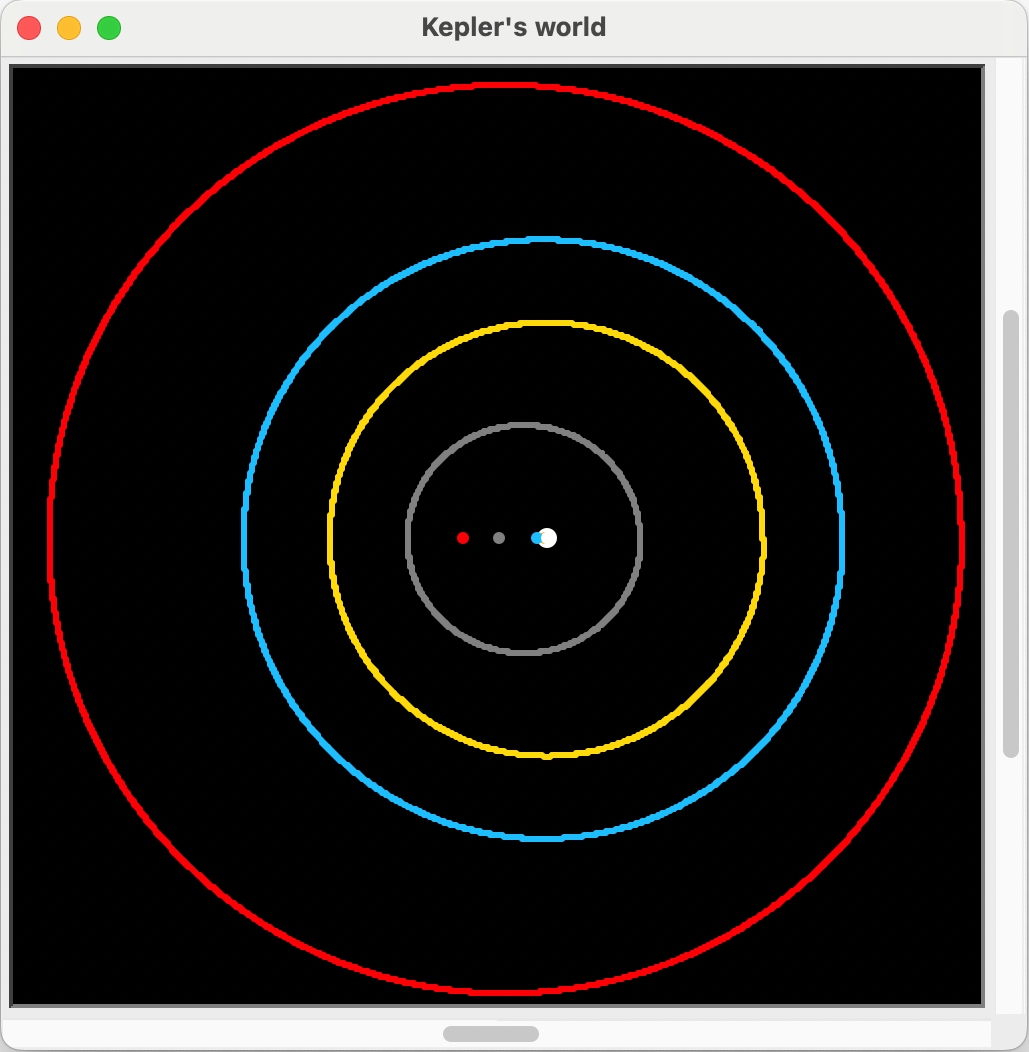

Recreate this plot in Python.
"""
A simple simulation of movements of planets around the Sun.
It uses a discrete approximation of the real-world continuing effect
of the Newton's law of gravity (F=GMm/rr) on the moving planet.

The calculations are done for actual planets,
and the results are later scaled down to be displayed in turtle graphics.

The simulation tests if the resulting orbits and planets' movements
obey the Kepler laws.

This provides an example of local effects (of the law of gravity),
having a global effect (of elliptical orbits with details specified by Kepler).

The simulation shows planets' orbits to scale, 
but disregards some details not relevant to Kepler's laws.
Namely, in this simulation (unlike in reality):
* the orbits of all planets are in the same plane, and
* the foci of elliptical orbits of all planets are on the same straight line.
"""

# TO DO:
# innerPlanets()
# planets() - all
# experiment1() - planets with masses m, 2m, 3m and the same perihelion.
# experiment2() - plenets with the same perihelion and max speed v, 2v, 3v
# ...
# planets wiht the same orbtital period and diffenrent perihelions

#==================================================================================
from turtle import getscreen, Turtle
from math import sqrt, pi, sin, cos

#==================================================================================
# ASTRONOMICAL DATA FROM OBSERVATIONS AND CALCULATIONS 

# Astronomical data in kilograms, meters, seconds.
# From Wikipedia.

#---------------------------------------------------------------------------------

G = 6.67430e-11 # m^3 / (kg * s^2). Gravitational constant
DAY = 24*60*60  #s (actual day is 86400.002 s because of a slowing rotation)
KM = 1_000 # m
SEC = 1 # s 

#---------------------------------------------------------------------------------

def bcsFromAPm(A,P,m):
    """A - aphelion in m, P - perihelion in m, m - mass in kg."""
    a = (A + P) / 2 # semi-major axis in m.
    b = sqrt(A * P) # semi-minor axis in m.
    c = (A - P) / 2 # linear eccentricity = center-to-focus distance, in m.
    mu = G * (M_S + m) # gravitational parameter (with respect to the Sun)
    sMax = sqrt(mu * (2/P - 1/a)) # speed at perihelion - max speed
    sMin = sqrt(mu * (2/A - 1/a)) # speed at aphelion - min speed
    # e = c / a; # eccentricity.
    # T = sqrt(4 * pi * pi * a * a * a / mu) # orbital period.
    return b, c, sMax, sMin
    
#print(bcsFromAPm(A_Me, P_Me, m_Me))
#print(bcsFromAPm(A_V,  P_V,  m_V ))
#print(bcsFromAPm(A_E,  P_E,  m_E ))
#print(bcsFromAPm(A_Ma, P_Ma, m_Ma))

#---------------------------------------------------------------------------------
# Sun

# white
M_S = 1.98847e30 # Mass in kg.
R_S = 696_000*KM # Radius in m.
MU  = G*M_S      # Gravitational parameter with respect to the Sun

#---------------------------------------------------------------------------------
# Mercury

##Mercury = {}
##
##Mercury[m] = 3.3011e23,    # Mass in kg.
##Mercury[A] = 69_820_000*KM # Aphelion distance in m.
##Mercury[P] = 46_000_000*KM # Perihlion in m.
##Mercury[a] = 57_910_000*KM # Semi-major axis in m.
##Mercury[e] = 0.205630      # Eccentricity.
##Mercury[s] = 47.36*KM/SEC  # Average orbital speed in m/s.
##Mercury[T] = 87.9691*DAY   # Sidereal orbital period in s.
##
##bcs = bcsFromAPmNEW(Mercury)

# grey
m_Me = 3.3011e23     # Mass in kg.
A_Me = 69_820_000*KM # Aphelion distance in m.
P_Me = 46_000_000*KM # Perihlion in m.
a_Me = 57_910_000*KM # Semi-major axis in m.
e_Me = 0.205630      # Eccentricity.
s_Me = 47.36*KM/SEC  # Average orbital speed in m/s.
T_Me = 87.9691*DAY   # Sidereal orbital period in s.

bcs = bcsFromAPm(A_Me, P_Me, m_Me)

b_Me    = bcs[0]     # Semi-minor axis in m.
c_Me    = bcs[1]     # Linear eccentricity = center-to-focus distance, in m.
sMax_Me = bcs[2]     # Max speed (at the prihelion) in m/s.
sMin_Me = bcs[3]     # Min speed (at the aphelion) in m/s.

#---------------------------------------------------------------------------------
# Venus

# yellow/white
m_V = 4.8675e24      # Mass in kg.
A_V = 108_940_000*KM # Aphelion distance in m.
P_V = 107_480_000*KM # Perihlion in m.
a_V = 108_210_000*KM # Semi-major axis in m.
e_V = 0.006772       # Eccentricity.
s_V = 35.02*KM/SEC   # Average orbital speed in m/s.
T_V = 224.701*DAY    # Sidereal orbital period in s.

bcs = bcsFromAPm(A_V, P_V, m_V)

b_V    = bcs[0]      # Semi-minor axis in m.
c_V    = bcs[1]      # Linear eccentricity = center-to-focus distance, in m.
sMax_V = bcs[2]      # Max speed (at the prihelion) in m/s.
sMin_V = bcs[3]      # Min speed (at the aphelion) in m/s.

#---------------------------------------------------------------------------------
# Earth

# blue
m_E = 5.972168e24        # Mass in kg.
A_E = 152_097_597*KM     # Aphelion distance in m.
P_E = 147_098_450*KM     # Perihlion in m.
a_E = 149_598_023*KM     # Semi-major axis in m.
e_E = 0.0167086          # Eccentricity
S_E = 29.7827*KM/SEC     # Average orbital speed in m/s.
T_E = 365.2563630040*DAY # Sidereal orbital period in s. 

bcs = bcsFromAPm(A_E, P_E, m_E)

b_E    = bcs[0]          # Semi-minor axis in m.
c_E    = bcs[1]          # Linear eccentricity = center-to-focus distance, in m.
sMax_E = bcs[2]          # Max speed (at the prihelion) in m/s.
sMin_E = bcs[3]          # Min speed (at the aphelion) in m/s.

#---------------------------------------------------------------------------------
# Mars

# red
m_Ma = 6.4171e23      # Mass in kg.
A_Ma = 249_261_000*KM # Aphelion distance in m.
P_Ma = 206_650_000*KM # Perihlion in m.
a_Ma = 227_939_366*KM # Semi-major axis in m.
e_Ma = 0.0934         # Eccentricity.
s_Ma = 24.07*KM/SEC   # Average orbital speed in m/s.
T_Ma = 686.980*DAY    # Sidereal orbital period in s.

bcs = bcsFromAPm(A_Ma, P_Ma, m_Ma)

b_Ma    = bcs[0]      # Semi-minor axis in m.
c_Ma    = bcs[1]      # Linear eccentricity = center-to-focus distance, in m.
sMax_Ma = bcs[2]      # Max speed (at the prihelion) in m/s.
sMin_Ma = bcs[3]      # Min speed (at the aphelion) in m/s.

#---------------------------------------------------------------------------------
# Jupiter

# requires a bigger scaling constant in simulations!

# yellow
m_J = 1.8982e27      # Mass in kg.
A_J = 816_363_000*KM # Aphelion distance in m.
P_J = 740_595_000*KM # Perihlion in m.
a_J = 778_479_000*KM # Semi-major axis in m.
e_J = 0.0489         # Eccentricity.
s_J = 13.07*KM/SEC   # Average orbital speed in m/s.
T_J = 4332.59*DAY    # Sidereal orbital period in s.

bcs = bcsFromAPm(A_J, P_J, m_J)

b_J    = bcs[0]    # Semi-minor axis in m.
c_J    = bcs[1]    # Linear eccentricity = center-to-focus distance, in m.
sMax_J = bcs[2]    # Max speed (at the prihelion) in m/s.
sMin_J = bcs[3]    # Min speed (at the aphelion) in m/s.

#---------------------------------------------------------------------------------
# Saturn

# requires a bigger scaling constant in simulations!

# yellow
m_S = 5.6834e26        # Mass in kg.
A_S = 1_514_500_000*KM # Aphelion distance in m.
P_S = 1_352_550_000*KM # Perihlion in m.
a_S = 1_433_530_000*KM # Semi-major axis in m.
e_S = 0.0565           # Eccentricity.
s_S = 9.68*KM/SEC      # Average orbital speed in m/s.
T_S = 10755.70*DAY     # Sidereal orbital period in s. 


bcs = bcsFromAPm(A_S, P_S, m_S)

b_S    = bcs[0]    # Semi-minor axis in m.
c_S    = bcs[1]    # Linear eccentricity = center-to-focus distance, in m.
sMax_S = bcs[2]    # Max speed (at the prihelion) in m/s.
sMin_S = bcs[3]    # Min speed (at the aphelion) in m/s.

#---------------------------------------------------------------------------------
# Uranus

# requires a bigger scaling constant in simulations!

# white
m_U = 8.6810e25        # Mass in kg.
A_U = 3_006_390_000*KM # Aphelion distance in m.
P_U = 2_735_560_000*KM # Perihlion in m.
a_U = 2_870_972_000*KM # Semi-major axis in m.
e_U = 0.04717          # Eccentricity.
s_U = 6.80*KM/SEC      # Average orbital speed in m/s.
T_U = 30,688.5*DAY     # Sidereal orbital period in s.

bcs = bcsFromAPm(A_U, P_U, m_U)

b_U    = bcs[0]        # Semi-minor axis in m.
c_U    = bcs[1]        # Linear eccentricity = center-to-focus distance, in m.
sMax_U = bcs[2]        # Max speed (at the prihelion) in m/s.
sMin_U = bcs[3]        # Min speed (at the aphelion) in m/s.

#---------------------------------------------------------------------------------
# Neptune

# requires a bigger scaling constant in simulations!

# blue
m_N = 1.02409e26       # Mass in kg.
A_N = 4_540_000_000*KM # Aphelion distance in m.
P_N = 4_460_000_000*KM # Perihlion in m.
a_N = 4_500_000_000*KM # Semi-major axis in m.
e_N = 0.008678         # Eccentricity.
s_N = 5.43*KM/SEC      # Average orbital speed in m/s.
T_N = 60195*DAY        # Sidereal orbital period in s.

bcs = bcsFromAPm(A_N, P_N, m_N)

b_N    = bcs[0]    # Semi-minor axis in m.
c_N    = bcs[1]    # Linear eccentricity = center-to-focus distance, in m.
sMax_N = bcs[2]    # Max speed (at the prihelion) in m/s.
sMin_N = bcs[3]    # Min speed (at the aphelion) in m/s.

#=================================================================================
# SIMULATION PARAMETERS

# A scaling factor suitable for showing orbits of the 4 inner planets
# and made-up planets 0.7 - 1.3
# Outer planets require a factor 10 times bigger.
SCALING = 1000_000_000 # Real distances in meters will be divided by this
                     # before being given to the turtle.

# Position, velocity, acceleration will be updated every TIME_STEP.
TIME_STEP = 1000 # seconds
# Suitable for inner plenets. Outer planets can use a step 10 times bigger.
# the bigger the time step, the faster the turtle moves.
        
#=================================================================================
# PLANETS

class Planet(object):

    def __init__(self, name, mass, perihelionDistance, maxSpeed, timeStep,
                 color="green"):
        """mass in kg,
           perihelionDistance in m.
           maxSpeed in m/s,
           simulation timeStep in s.
           Assumes that the Sun is at (0,0).
           Puts the planet/self at (perihelionDistance, 0)
           giving it velocity (0, maxSpeed).
        """
        self._mass = mass
        self._x = perihelionDistance
        self._y = 0
        self._r2 = self._x*self._x + self._y*self._y # radius squared
                   # we store radius squared 
        self._r = sqrt(self._r2) # radius = distance from Sun's center.
        self._vx = 0 # horizontal speed in m/SEC 
        self._vy = maxSpeed # vertical speed in m/s
        self._ax = -MU*self._x/(self._r2*self._r) # horizontal acceleration m/s^2
        self._ay = -MU*self._y/(self._r2*self._r) # vertical acceleration m/s^2
        self._timeStep = timeStep
        self._name = name
        self._color = color

    def move(self, timeStep=None):
        """Updates position, velocity, acceleration, radius
           to those after timeStep.
           If timeStep is None, uses the default value
           with which the Planet object was created.
        """
        if timeStep is None: timeStep = self._timeStep
        self._x += self._vx * timeStep
        self._y += self._vy * timeStep
        self._r2 = self._x*self._x + self._y*self._y
        self._r = sqrt(self._r2)
        self._vx += self._ax * timeStep
        self._vy += self._ay * timeStep
        self._ax = -MU*self._x/(self._r2*self._r) # horizontal acceleration m/s^2
        self._ay = -MU*self._y/(self._r2*self._r) # vertical acceleration m/s^2

    def position(self, scaleDownFactor=1):
        return (self._x/scaleDownFactor, self._y/scaleDownFactor)

    def velocity(self):
        return (self._vx, self._vy)

    def acceleration(self):
        return (self._ax, self._ay)

    def mass(self):
        return self._mass

    def radius(self):
        return self._r

    def radiusSquared(self):
        return self._r2

    def timeStep(self):
        return self._timeStep

    def name(self):
        return(self._name)

    def color(self):
        return(self._color)

    def setColor(self, color: str):
        self._color = color

    def timeStep(self):
        return self._timeStep

    def setTimeStep(self, timeStep):
        self._timeStep = timeStep

#---------------------------------------------------------------------------------
# Planets - global constants.

# The Sun is at (0,0)
# The starting position for a planet is (perihilionDistance, 0)
# The starting velocity is (0, sMax),

# Inner planets - rocky:
MERCURY = Planet("Mercury", m_Me, P_Me, sMax_Me, TIME_STEP, "grey"       )
VENUS   = Planet("Venus"  , m_V,  P_V,  sMax_V,  TIME_STEP, "gold"       )
EARTH   = Planet("Earth"  , m_E,  P_E,  sMax_E,  TIME_STEP, "DeepSkyBlue")
MARS    = Planet("Mars"   , m_Ma, P_Ma, sMax_Ma, TIME_STEP, "red"        )
# Outer planets - gas giants:
JUPITER = Planet("Jupiter", m_J,  P_J,  sMax_J,  TIME_STEP, "yellow"     )
SATURN  = Planet("Saturn" , m_S,  P_S,  sMax_S,  TIME_STEP, "orange"     )
URANUS  = Planet("Uranus" , m_U,  P_U,  sMax_U,  TIME_STEP, "orange"     )
NEPTUNE = Planet("Neptune", m_N,  P_N,  sMax_N,  TIME_STEP, "blue"       )

S10 = sqrt(G*(M_S+m_E)/P_E)
# the speed of a made-up planet with the same mass and perihelion as Earth,
# but with a circular orbit.

# Made-up planets, for computational experiments (default pencolor=green)
PLANET07 = Planet("Planet 0.7", m_E, P_E, 0.7*S10, TIME_STEP) 
PLANET08 = Planet("Planet 0.8", m_E, P_E, 0.8*S10, TIME_STEP)
PLANET09 = Planet("Planet 0.9", m_E, P_E, 0.9*S10, TIME_STEP)
PLANET10 = Planet("Planet 1.0", m_E, P_E,     S10, TIME_STEP)
PLANET11 = Planet("Planet 1.1", m_E, P_E, 1.1*S10, TIME_STEP)
PLANET12 = Planet("Planet 1.2", m_E, P_E, 1.2*S10, TIME_STEP)
PLANET13 = Planet("Planet 1.3", m_E, P_E, 1.3*S10, TIME_STEP)

# Note.
# Inner planets and made up planets above are close to the Sun
# and outer ones are at vast distances.
# It is not practical to show them all on the same canvas.
# Either show the inner planets together with made up planets
# or the outer planets.

#=================================================================================
# AUXILIARY FUNCTIONS

def sky(skyColor="black", showSun=True):
    """Create black canvas with the white Sun at (0,0).
       The Sun size is not to scale; it is shown much bigger."
    """
    screen = getscreen()
    screen.clear() # remove turtle image
    screen.screensize(1000,1000)
    screen.title("Kepler's world")
    screen.bgcolor(skyColor)
    t = Turtle(visible=False)
    if showSun:
        t.dot(10, "white") # SUN at (0,0) and is white.
        print("The Sun is not to scale; it is shown much bigger.")
    del t

#sky()

#---------------------------------------------------------------------------------
   
def drawEllipse(semiMajorAxis, semiMinorAxis, leftShift=0,
                color="white", focusColor="white"):
    """Draws an ellipse centered at (-leftShift,0) and shows the foci;
       the foci are on the x-axis.
       For an ellipse centered at (0,0) use leftShift=0.
       For an ellipse with the right focus at (0,0), use leftShift = c,
       where c is the linear eccentricity i.e. center-to-focus distance:
       c = sqrt(semiMajorAxis*semiMajorAxis - semiMinorAxis*semiMinorAxis)
       Note: make sure to create canvas before this function is called.
       Note: the parameters are in turtle canvas units, not in meters.
    """
    if semiMajorAxis < semiMinorAxis:
        raise ValueError(
            "semi-major axis cannot be smaller than semi-minor axis.")
    t = Turtle(visible=False)
    t.speed("fastest")
    t.pendown()
    t.pensize(1)
    t.pencolor(color)
    c = sqrt(semiMajorAxis*semiMajorAxis - semiMinorAxis*semiMinorAxis)
    # c is the linear eccentricity, i.e. center-to-focus distance.
    t.teleport(c-leftShift,0) # left focus
    t.dot(6, focusColor) 
    t.teleport(-c-leftShift,0) # right focus
    t.dot(6, focusColor) 
    t.teleport(semiMajorAxis-leftShift,0) # left vertex of the ellipse
    for i in range(100+1):
        angle = 2*pi*(i/100)
        x = semiMajorAxis*cos(angle)
        y = semiMinorAxis*sin(angle)
        t.goto(x-leftShift,y)

#sky(showSun=False) # run/uncomment this before running drawEllipse
#drawEllipse(200,100, 0, "pink")
     
#---------------------------------------------------------------------------------

def simulate(planet: Planet, scaleDownFactor=SCALING):
    # Just draws the orbit, does not test Kepler's laws.
    # This function is not used by the top level functions in the program.
    # It is given here as a stepping stone to understand simulateAndTest below.
    """Precondition: planet position (x,y) must have x>0, y=0,
                     and velocity (vx,vy) must have vx=0, vy>0.
       So, the planet must be in the right vertex of its elliptical orbit.
       This function calculates the orbit resulting from the continuing local
       effect of the Newton's law of gravity, assuming the Sun is at (0,0).
       Every step in the simulation is done for the actual planet
       (such as Mars, with its actual mass, perihelion and actual max speed)
       and only later it is scaled down to be displayed in turtle graphics.
       Note: make sure to create canvas before this function is called.
    """
    # Prepare turtle.
    t = Turtle(visible=False)
    t.speed("fastest")
    t.pendown()
    t.pensize(3)
    t.pencolor(planet.color())
    t.teleport(*planet.position(scaleDownFactor))

    # The planet starts from its perihelion.
    
    # Upper half of the orbit:
    done = False
    while True: 
        for j in range(100): # update turtle every 100 moves
            planet.move()
            if planet.position()[1]<0: # if y<0
                done = True
                break
        t.goto(*planet.position(scaleDownFactor))
        if done: break

    # The planet is now at its aphelion.

    # Lower half of the orbit:
    done = False
    while True: 
        for j in range(100): # update turtle every 100 moves
            planet.move()
            if planet.position()[1]>=0: # if y>=0
                done = True
                break
        t.goto(*planet.position(scaleDownFactor))
        if done: break

    # The planet is back at the perihelion.

#sky() # run/uncomment this before running simulate!
#simulate(PLANET12)

#-----------------------------------------------------------------------------

def simulateAndTest(planet: Planet, scaleDownFactor=SCALING):
    """Precondition: planet position (x,y) must have x>0, y=0,
                     and velocity (vx,vy) must have vx=0, vy>0.
       So, the planet must be in the right vertex of its elliptical orbit.
       This function calculates the orbit resulting from the continuing local
       effect of the Newton's law of gravity, assuming the Sun is at (0,0).
       Every step in the simulation is done for the actual planet
       (such as Mars, with its actual mass, perihelion and actual max speed)
       and only later it is scaled down to be displayed in turtle graphics.
       Tests Kepler's laws ...
       Returns the orbital period in seconds, ...
       Note: make sure to create canvas before this function is called.
    """
    # Prepare turtle
    t = Turtle(visible=False)
    t.speed("fastest")
    t.pendown()
    t.pensize(3)
    t.pencolor(planet.color())
    t.teleport(*planet.position(scaleDownFactor))

    # Concerning Kepler's 1st law
    x,y = planet.position() # perihelion,
                            # the right vertex of the elliptical orbit 
    maxX = x # perihelion distance from the Sun (Sun is at (0,0))
    minXsoFar = maxX            
    maxYsoFar = y
    # These will be used to find the semi-major axis and semi-minor axis.

    # Concerning Kepler's 2nd law
    vx,vy = planet.velocity()
    area0 = x*vy-y*vx # The determinant of the matrix of column vectors r,v =
                      # = area of the parallelogram spanned by vectors r,v =
                      # = twice the area of a triangle spanned by vectors r,v.
                      # = vector cross product  r x v.
                      # Notice that angular momentum is  r x mv.
    minAreaSoFar = area0
    maxAreaSoFar = area0
    # If the difference between minArea and maxArea is small,
    # Kepler's 3rd law will be confirmed.

    # Concerning Kepler's 3rd law
    TsoFar = 0 # sidereal orbital period in seconds.

    # The planet starts from its perihelion.

    # Upper half of the orbit:
    done = False 
    while True: 
        for j in range(100): # update turtle every 100 moves
            planet.move()
            TsoFar += planet.timeStep() # update T
            x, y = planet.position() # update minX, maxY
            if x < minXsoFar: minXsoFar = x 
            if y > maxYsoFar: maxYsoFar = y
            vx, vy = planet.velocity() # update minArea, maxArea
            area = x*vy-y*vx
            if area < minAreaSoFar: minAreaSoFar = area 
            if area > maxAreaSoFar: maxAreaSoFar = area
            if y < 0:
                done = True
                break
        t.goto(*planet.position(scaleDownFactor))
        if done: break

    # The planet is now at its aphelion.

    area1= area

    # Lower half of the orbit:
    done = False 
    while True: 
        for j in range(100): # update turtle every 100 moves
            planet.move()
            TsoFar += planet.timeStep() # update T
            x,y = planet.position()
            vx,vy = planet.velocity() # update minArea, maxArea
            area = x*vy-y*vx
            if area < minAreaSoFar: minAreaSoFar = area 
            if area > maxAreaSoFar: maxAreaSoFar = area
            if y >= 0:
                done = True
                break
        t.goto(*planet.position(scaleDownFactor))
        if done: break

        area2 = area

    # The planet is back at the perihelion.

    # Concerning Kepler's 1st law:
    minX = minXsoFar 
    maxY = maxYsoFar
    a = (maxX - minX)/2 # semi-major axis - from the simulation
    b = maxY # semi-minor axis - from the simulation
    # Notice that maxX is the distance from (0,0) to the perihelion.
    orbitCenter = maxX - a
    c = sqrt(a*a - b*b) # linear eccentricity = center to focus distance.
    t.teleport((orbitCenter + c)/scaleDownFactor,0) # draw right focus
    t.dot(6, planet.color())
    t.teleport((orbitCenter - c)/scaleDownFactor,0) # draw left focus
    t.dot(6, planet.color()) 

    # Concerning Kepler's 2nd law: 
    minArea = minAreaSoFar
    maxArea = maxAreaSoFar
    kepler2discrepancy = (maxArea - minArea) / area0
    kepler2discrepancyPercent = round(kepler2discrepancy*100, 2)
    print(kepler2discrepancyPercent, "%")
    avgArea = (minArea + maxArea)/2

    #print()
    #print("Area:")
    #print(minArea)
    #print(area0, 0) # starting area (perihelion) Why is minArea=area0 ?
    #print(area1, 1) # aphelion
    #print(area2, 2) # ending area (perihelion)
    #print(avgArea)
    #print(maxArea)
    #print("====")

    # Concerning Kepler's 3rd law:
    T = TsoFar # sidereal orbital period - from the simulation.
    # T^2 / a^2 = 4*pi^2 / G(M+m) - does the simulation support this?
    #print("Kepler3:")
    lhs = T*T/(a*a*a)
    #print(lhs)
    rhs = 4*pi*pi / (G*(M_S+planet._mass))
    #print(rhs)    
    #print(abs((lhs-rhs)/rhs))
    #print(round(abs((lhs-rhs)/rhs)*100,2), "%")
    
    return a,b,kepler2discrepancyPercent,T

#sky() # run/uncomment this before running simulateAndTest!    
#simulateAndTest(PLANET12)
#simulate(PLANET11)
#simulate(PLANET10)
#simulate(PLANET09)
#simulate(PLANET08)
#simulate(PLANET07)

#=================================================================================
# FUNCTIONS CALLED BY main

# Under construction
def simmulationSummary(planet: Planet):
    print("\n")
    print(planet.name(), "orbital period in days:")
    T = T_Me
    print(round(T/DAY,2), "- actual")
    drawEllipse(a_Me/scaleDownFactor, b_Me/scaleDownFactor, c_Me/scaleDownFactor)
    TS = simulateAndTest(MERCURY)[3]
    print(round(abs(TS-T)*100/T, 2), "% error")

def innerPlanets(scaleDownFactor=SCALING):
    """A computer simulation of orbits of 4 inner planets, resulting from the
       continuing local effect of the Newton's law of gravity.
       Tests if the simulated planets obey (global) Kepler's laws 1 and 3.
       Every step in the simulation is done for the actual planet
       (such as Mars, with its actual mass, perihelion and actual max speed)
       and only later it is scaled down to be displayed in turtle graphics.
       This function creates its own canvas-sky with the Sun,
       and draws an ellipse of the actual orbit with the foci,
       before starting the simulation.
       Besides displaying turtle graphics, it produces output.
    """
    print("""
The orbits displayed in turtle graphics are to scale.
and planets move counter-clockwise as seen from the north pole.
The orientation of the major axes of orbits is not modeled here:
all ellipses are shown with the major axis on the x-axis
and the sun in the right focus.
         """)

    sky()
    
    print("\nTesting Kepler's 1st and 3rd laws")  

    print("\nMercury orbital period in days:")
    T = T_Me
    print(round(T/DAY,2), "- actual")
    drawEllipse(a_Me/scaleDownFactor, b_Me/scaleDownFactor, c_Me/scaleDownFactor)
    TS = simulateAndTest(MERCURY)[3]
    print(round(abs(TS-T)*100/T, 2), "% error")

    print("\nVenus - orbital period in days:")
    T = T_V
    print(round(T/DAY,2), "- actual")
    drawEllipse(a_V/scaleDownFactor, b_V/scaleDownFactor, c_V/scaleDownFactor)
    TS = simulateAndTest(VENUS)[3]
    print(round(abs(TS-T)*100/T, 2), "% error")

    print("\nEarth - orbital period in days:")
    T = T_E
    print(round(T/DAY,2), "- actual")
    drawEllipse(a_E/scaleDownFactor, b_E/scaleDownFactor, c_E/scaleDownFactor)
    TS = simulateAndTest(EARTH)[3]
    print(round(abs(TS-T)*100/T, 2), "% error")

    print("\nMars - orbital period in days:")
    T = T_Ma
    print(round(T/DAY,2), "- actual")
    drawEllipse(a_Ma/scaleDownFactor, b_Ma/scaleDownFactor, c_Ma/scaleDownFactor)
    TS = simulateAndTest(MARS)[3]
    print(round(abs(TS-T)*100/T, 2), "% error")

#innerPlanets() # uncomment this to simulate the inner planets.

#-------
#Output:

# The orbits are to scale.
# and planets move counter-clockwise as seen from the north pole.
# The orientation of the major axes of orbits is not modeled here:
# all ellipses are shown with the major axis on the x-axis
# and the Sun in the right focus.
# The Sun is not to scale; shown much bigger.
# 
# Testing Kepler's 1st and 3rd laws
# 
# Mercury orbital period in days:
# 87.97 - actual
# 88.77 - from the simulation.
# 0.91 % error
# 
# Venus - orbital period in days:
# 224.7 - actual
# 225.46 - from the simulation.
# 0.34 % error
# 
# Earth - orbital period in days:
# 365.26 - actual
# 365.97 - from the simulation.
# 0.2 % error
# 
# Mars - orbital period in days:
# 686.98 - actual
# 687.85 - from the simulation.
# 0.13 % error
   
#---------------------------------------------------------------------------------

def testKepler(planet, scaleDownFactor=SCALING):
    """Precondition: planet position (x,y) must have x>0, y=0,
                    and velocity (vx,vy) must have vx=0, vy>0.
       So, the planet must be in the right vertex of its elliptical orbit.A computer simulation of the orbit of the planet, resulting from the
       continuing local effect of the Newton's law of gravity.
       Tests if the simulated planet obey (global) Kepler's laws 1 and 3.
       Every step in the simulation is done for the actual planet
       (such as Mars, with its actual mass, perihelion and actual max speed)
       and only later it is scaled down to be displayed in turtle graphics.
       This function creates its own canvas-sky with the Sun,
       and draws the predicted ellipse of the orbit with the foci,
       before starting simulation.
       It produces output, besides displaying turtle graphics.
    """
    print("The orbit displayed in turtle graphics is to scale.")
    sky()
    print("\nTesting Kepler's 1st and 3rd laws")
    m = planet.mass()  # mass
    vmax = planet.velocity()[1] # maximal speed (at Perihelion)
    P = planet.position()[0]  # Perihelion distance (shortest distance from Sun)
    mu = G*(M_S+m) # gravitational parameter
    a = P*mu / (2*mu-P*vmax*vmax) # semi-major axis:
    c = a - P # the linear eccentricity, i.e. center-to-focus distance
    A = a + c # Aphelion distance (biggest distance from the Sun)
    b = sqrt(A*P)  # semi-minor axis
    T = sqrt(4*pi*pi*a*a*a / mu) # orbital period in s
    print("Planet's orbital period in days:")
    print(round(T/DAY,2), "- predicted by the theory")
    drawEllipse(a/scaleDownFactor, b/scaleDownFactor, c/scaleDownFactor) # predicted orbit
    TS = simulateAndTest(planet)[3] # simulation. TS - orbital period form simulation.
    print(round(TS/DAY,2), "- from the simulation")
    print( round(abs(TS-T)*100/T, 2), "% discrepancy")

#testKepler(PLANET12)

#=================================================================================

def main():
    print("Welcome to Kepler's World.")

    while True:
        print(""" 
1. Inner planets: Mercury, Venus, Earth and Mars.
   For each planet, show the actual orbit, then simulate the movement.
   Print actual orbital period and that calculated in the simulation.
   
2. Test Kepler's laws: formulas vs. simulation.
   Use a made-up celestial body with the same mass and perihelion as Venus
   but with the maximal speed 1.2 times that of Venus.

3. Exit.
          """)
        choice = input("Enter your choice (1 or 2 or 3): ")
        if choice == "":
            return
        if choice[0] == "1":
            innerPlanets()
        elif choice[0] == "2":
            testKepler(PLANET12)
        else:
            print("Bye")
            return

if __name__ == "__main__": main()

#=================================================================================

#sky()
#simulateAndTest(PLANET12)
#innerPlanets()
#simulateAndTest(JUPITER)
#simulateAndTest(SATURN)
#simulateAndTest(URANUS)
#simulateAndTest(NEPTUNE)
